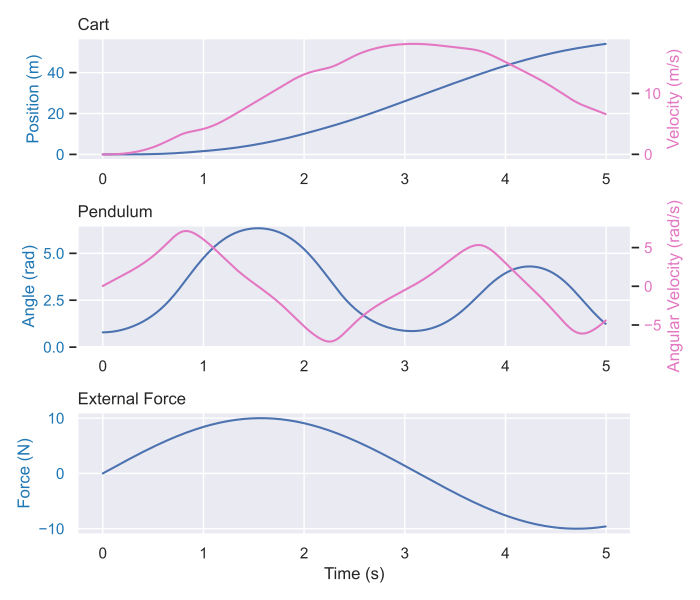

The script that drew this image:
"""Inverted pendulum solved using JAX autodiff"""

import torch
import matplotlib.pyplot as plt
from matplotlib.animation import FuncAnimation
import seaborn as sns
sns.set()

class InvertedPendulum:
    """Inverted pendulum class"""

    def __init__(self, mass_cart=1.0, mass_pendulum=0.1, length=1.0, gravity=9.81):
        self.M = mass_cart      # kg
        self.m = mass_pendulum  # kg
        self.l = length         # m
        self.g = gravity        # m/s^2

    def dynamics(self, state, force):
        """Returns the state derivative"""
        _, x_dot, theta, theta_dot = state

        if theta < 0:
            theta = theta + 2*torch.pi

        if theta > 2*torch.pi:
            theta = theta - 2*torch.pi

        # cart acceleration
        x_dot_dot_num = force - self.m*self.g * \
            torch.cos(theta)*torch.sin(theta) + self.m * \
            self.l * theta_dot ** 2 * torch.sin(theta)
        x_dot_dot_den = self.M + self.m*(1 - torch.cos(theta) ** 2)
        x_dot_dot = x_dot_dot_num / x_dot_dot_den

        # angular acceleration
        theta_dot_dot = (self.g * torch.sin(theta) -
                         x_dot_dot*torch.cos(theta)) / self.l

        return torch.stack((x_dot, x_dot_dot, theta_dot, theta_dot_dot))

    def RK_step(self, state, force, dt):
        """Returns the next state using 4th order Runge Kutta method"""
        k1 = self.dynamics(state, force)
        k2 = self.dynamics(state + dt/2*k1, force)
        k3 = self.dynamics(state + dt/2*k2, force)
        k4 = self.dynamics(state + dt*k3, force)
        return state + dt/6*(k1 + 2*k2 + 2*k3 + k4)

    def rollout(self, initial_state, external_force, dt):
        """Returns the states of a rollout"""
        state = initial_state.detach().clone()
        states = []
        for force in external_force:
            state = self.RK_step(state, force, dt)
            states.append(state)

        return torch.stack(states)

    def animate(self, states, dt):
        """Animates the pendulum"""
        fig, ax = plt.subplots( figsize=(3, 3))
        ax.set_ylim(-1.5, 1.5)
        ax.set_aspect('equal')
        ax.grid(True)
        # Axis on y only on integer values
        ax.yaxis.set_major_locator(plt.MultipleLocator(1))

        # time
        time = torch.arange(0, len(states)*dt, dt)

        cart = plt.Rectangle((-0.1, -0.05), 0.2, 0.1, fill=True)
        pendulum, = ax.plot([], [], '-', lw=1.5, color='tab:pink')

        def init():
            # Initial axis lims
            ax.set_xlim(-2, 2)
            ax.set_title('Time: 0s')

            ax.add_patch(cart)
            pendulum.set_data([], [])
            return cart, pendulum

        def update(frame):
            ax.set_title(f'Time: {time[frame]:.2f} s')
            x, _, theta, _ = states[frame]
            y = 0
            # Follow the cart
            ax.set_xlim(x - 1.5, x + 1.5)
            cart.set_xy((x - 0.1, y - 0.05))
            pendulum.set_data([x, x + self.l*torch.sin(theta)],
                              [y, self.l*torch.cos(theta)])
            return cart, pendulum

        anim = FuncAnimation(fig, update, frames=len(
            states), init_func=init, blit=True)
        return anim

    @staticmethod
    def plot(states, force, dt, line=False):
        """Plots the relevant variables of the pendulum"""
        x = states[:, 0]
        x_dot = states[:, 1]
        theta = states[:, 2]
        theta_dot = states[:, 3]

        # Steps
        time = torch.arange(0, len(states)*dt, dt)

        plt.figure()
        fig, axs = plt.subplots(3, 1, figsize=(7, 6))  # frameon=False)

        # Cart variables
        axs[0].set_title('Cart', loc='left')
        axs[0].plot(time, x, label=r'$x$', zorder=3)
        axs[0].set_ylabel('Position (m)', color='tab:blue')
        axs[0].tick_params(axis='y', labelcolor='tab:blue')

        # Second y-axis for velocity but delete grid
        ax2 = axs[0].twinx()
        ax2.plot(time, x_dot, label=r'$\dot{x}$', color='tab:pink', zorder=2)
        ax2.set_ylabel('Velocity (m/s)', color='tab:pink')
        ax2.tick_params(axis='y', labelcolor='tab:pink')
        ax2.grid(False)

        # Pendulum variables
        axs[1].set_title('Pendulum', loc='left')
        axs[1].plot(time, theta, label=r'$\theta$')
        axs[1].set_ylabel('Angle (rad)', color='tab:blue')
        axs[1].set_ylim(0, 2*torch.pi+0.2)
        axs[1].tick_params(axis='y', labelcolor='tab:blue')

        if line:
            # vertical line at 3/4 of the plot in axis 
            axs[1].axvline(x=3*time[-1]/4, color='k', linestyle='--')

        # Second y-axis for angular velocity
        ax3 = axs[1].twinx()
        ax3.plot(time, theta_dot, label=r'$\dot{\theta}$', color='tab:pink')
        ax3.set_ylabel('Angular Velocity (rad/s)', color='tab:pink')
        ax3.tick_params(axis='y', labelcolor='tab:pink')
        ax3.grid(False)

        # External force
        axs[2].set_title('External Force', loc='left')
        axs[2].plot(time, force)
        axs[2].set_xlabel('Time (s)')
        axs[2].set_ylabel('Force (N)', color='tab:blue')
        axs[2].tick_params(axis='y', labelcolor='tab:blue')


        fig.tight_layout()
        plt.show()
        return fig
